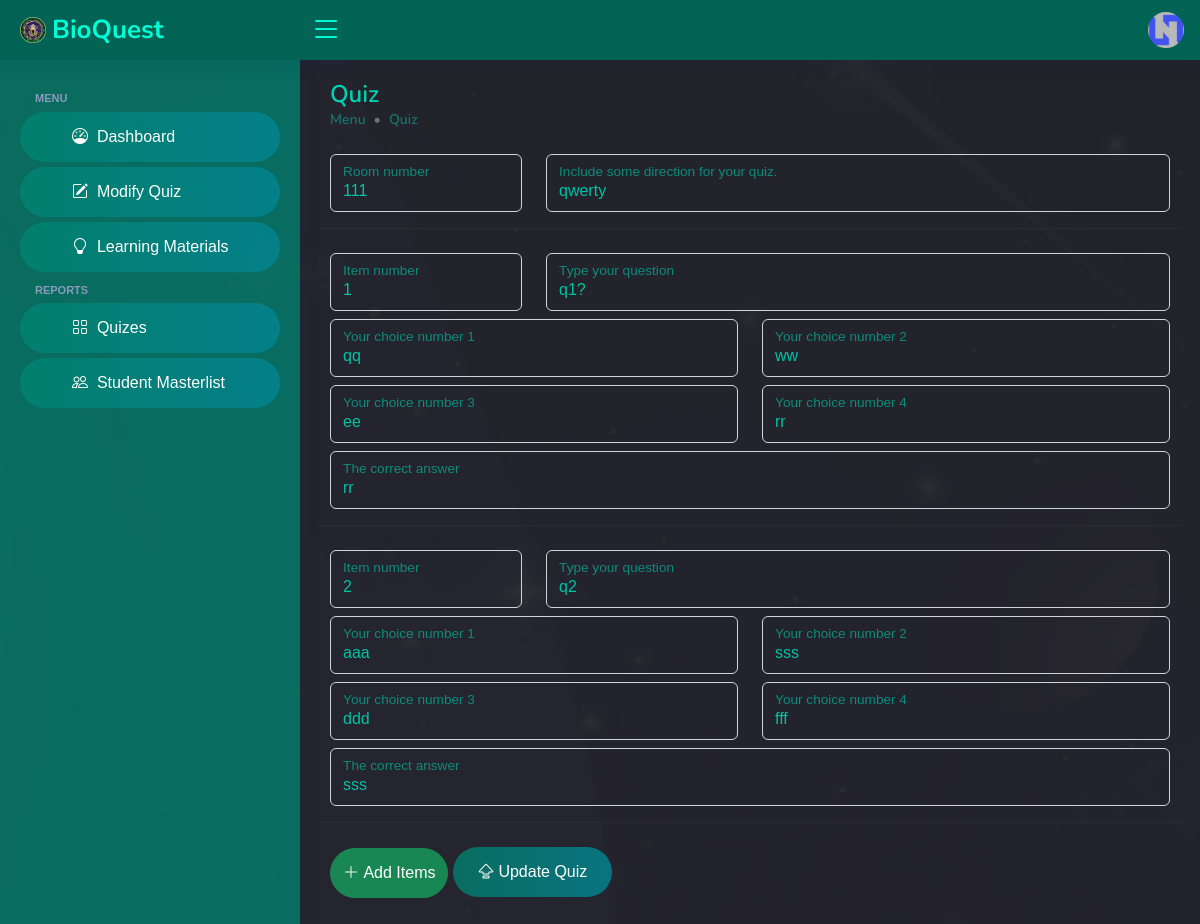
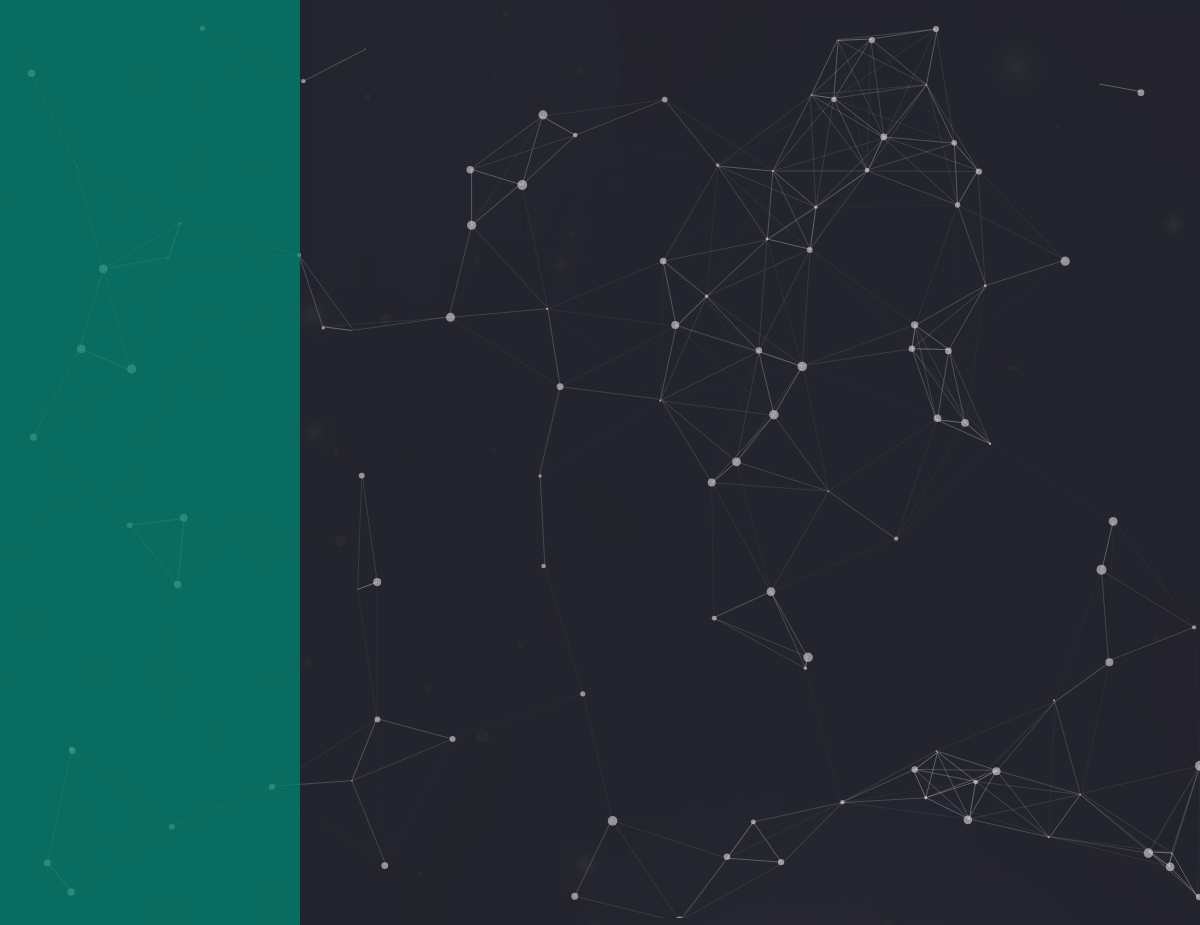
/teacher/view-quiz.php?room_number=111 (signed in), run on the app's committed database (2 pictures, top to bottom).
### tables this page shows
CREATE TABLE IF NOT EXISTS `tbl_teacher` (
  `id` int NOT NULL AUTO_INCREMENT,
  `email` varchar(50) NOT NULL,
  `username` varchar(50) NOT NULL,
  `password` varchar(50) NOT NULL,
  `firstname` varchar(50) NOT NULL,
  `middlename` varchar(50) NOT NULL,
  `lastname` varchar(50) NOT NULL,
  `img_url` varchar(50) NOT NULL,
  `created_at` varchar(50) NOT NULL,
  `year_level` int NOT NULL,
  `section` int NOT NULL,
  PRIMARY KEY (`id`)
);

CREATE TABLE IF NOT EXISTS `tbl_quiz` (
  `id` int NOT NULL AUTO_INCREMENT,
  `year_level` int NOT NULL,
  `section_id` int NOT NULL,
  `room_number` int NOT NULL,
  `direction` text NOT NULL,
  `item_number` int NOT NULL,
  `question` text NOT NULL,
  `choice1` text NOT NULL,
  `choice2` text NOT NULL,
  `choice3` text NOT NULL,
  `choice4` text NOT NULL,
  `correct_answer` text NOT NULL,
  `teacher_id` int NOT NULL,
  `created_at` varchar(50) NOT NULL,
  `updated_at` varchar(50) NOT NULL,
  PRIMARY KEY (`id`)
);

### teacher/view-quiz.php (the view, shortened to what this page needs)
<?php
include('../database-connection.php');
if (isset($_SESSION['id'])) {
    $get_room_number = $_GET['room_number'];
    $stmt = $conn->prepare('SELECT * FROM tbl_quiz WHERE room_number = ?');
    $stmt->bind_param('s', $get_room_number);
    $stmt->execute();
    $result = $stmt->get_result();
    $row = $result->fetch_assoc();
    $room_number = $row['room_number'];
    $direction = $row['direction'];
?>
    <!DOCTYPE html>
    <html lang="en">
    <head>
        <?php include '../other-includes/head.php' ?>
    </head>
    <body>
        <?php include 'top-nav.php' ?>
        <?php include 'side-nav.php' ?>
        <div id="start">
            <div id="particles-js">
                <main id="main">
                    <div class="pagetitle">
                        <h1>Quiz</h1>
                        <nav style="--bs-breadcrumb-divider: '•';">
                            <ol class="breadcrumb">
                                <li class="breadcrumb-item">Menu</li>
                                <li class="breadcrumb-item">Quiz</li>
                            </ol>
                        </nav>
                    </div>
                    <section class="section dashboard">
                        <div class="row">
                            <div class="col-lg-12">
                                <form action="view-quiz-update.php?room_number=<?php echo $room_number ?>" method="POST" class="mb-4 w-100">
                                    <div class="row mb-2">
                                        <div class="col-lg-3 col-md-3 col-sm-3 mt-2">
                                            <div class="form-floating">
                                                <input value="<?php echo $room_number ?>" type="number" name="room_number" id="room_number" class="form-control" required>
                                                <label for="room_number">Room number</label>
                                            </div>
                                        </div>
                                        <div class="col-lg-9 col-md98 col-sm-9 mt-2 mb-3">
                                            <div class="form-floating">
                                                <input value="<?php echo $direction ?>" type="text" name="direction" id="direction" class="form-control" required>
                                                <label for="direction">Include some direction for your quiz.</label>
                                            </div>
                                        </div>
                                        <hr>
                                        <?php
                                        $stmt = $conn->prepare('SELECT * FROM tbl_quiz WHERE room_number = ? ORDER BY item_number ASC ');
                                        $stmt->bind_param('s', $room_number);
                                        $stmt->execute();
                                        $result = $stmt->get_result();
                                        $rowCounter = 0;
                                        while ($row = $result->fetch_assoc()) {
                                            $item_number = $row['item_number'];
                                            $question = $row['question'];
                                            $choice1 = $row['choice1'];
                                            $choice2 = $row['choice2'];
                                            $choice3 = $row['choice3'];
                                            $choice4 = $row['choice4'];
                                            $correct_answer = $row['correct_answer'];
                                            echo '
                                            <div class="col-lg-3 col-md-3 col-sm-3 mt-2">
                                                <div class="form-floating">
                                                    <input type="number" name="item_number_'.$rowCounter.'" value="' . $item_number . '" class="form-control" id="item_number">
                                                    <label for="item_number">Item number</label>
                                                </div>
                                            </div>
                                            <div class="col-lg-9 col-md-9 col-sm-9 mt-2">
                                                <div class="form-floating">
                                                    <input type="text" name="question_'.$rowCounter.'" value="' . $question . '" class="form-control" id="question" required>
                                                    <label for="question">Type your question</label>
                                                </div>
                                            </div>
                                            <div class="col-lg-6 col-md-6 col-sm-6 mt-2">
                                                <div class="form-floating">
                                                    <input type="text" name="choice1_'.$rowCounter.'" value="' . $choice1 . '" class="form-control" id="choice1" required>
                                                    <label for="choice1">Your choice number 1</label>
                                                </div>
                                            </div>
                                            <div class="col-lg-6 col-md-6 col-sm-6 mt-2">
                                                <div class="form-floating">
                                                    <input type="text" name="choice2_'.$rowCounter.'" value="' . $choice2 . '" class="form-control" id="choice2" required>
                                                    <label for="choice2">Your choice number 2</label>
                                                </div>
                                            </div>
                                            <div class="col-lg-6 col-md-6 col-sm-6 mt-2">
                                                <div class="form-floating">
                                                    <input type="text" name="choice3_'.$rowCounter.'" value="' . $choice3 . '" class="form-control" id="choice3" required>
                                                    <label for="choice3">Your choice number 3</label>
                                                </div>
                                            </div>
                                            <div class="col-lg-6 col-md-6 col-sm-6 mt-2">
                                                <div class="form-floating">
                                                    <input type="text" name="choice4_'.$rowCounter.'" value="' . $choice4 . '" class="form-control" id="choice4" required>
                                                    <label for="choice4">Your choice number 4</label>
                                                </div>
                                            </div>
                                            <div class="col-lg126 col-md-12 col-sm-12 mt-2 mb-3">
                                                <div class="form-floating">
                                                    <input type="text" name="correct_answer_'.$rowCounter.'" value="' . $correct_answer . '" class="form-control" id="correct_answer" required>
                                                    <label for="correct_answer">The correct answer</label>
                                                </div>
                                            </div>
                                            <hr>
                                            ';
                                            $rowCounter++;
                                        }
                                        ?>
                                    </div>
                                    <a href="modify-quiz?room_number=<?php echo $room_number ?>">
                                        <button  class="btn btn-success rounded-5" style="padding: 12px;" type="button">
                                            <i class="bi bi-plus-lg"></i>&nbsp;Add Items
                                        </button>
                                    </a>
                                    <button class="btn-custom" type="submit">
                                        <i class="bi bi-capslock"></i>&nbsp;Update Quiz
                                    </button>
                                </form>
                            </div>
                        </div>
                    </section>
                </main>
            </div>
        </div>
    </body>
    </html>
<?php
} else {
    header("Location: ../index.php");
}

### teacher/top-nav.php (shortened to what this page needs)
<?php
include '../database-connection.php';
$stmt = $conn->prepare(' SELECT * FROM tbl_teacher WHERE id = ? ');
$stmt->bind_param('i', $_SESSION['id']);
$stmt->execute();
$result = $stmt->get_result();
$row = $result->fetch_assoc();
$img_url = $row['img_url'];
?>
<header id="header" class="header fixed-top d-flex align-items-center">
    <div class="d-flex align-items-center justify-content-between">
        <a href="#" class="logo d-flex align-items-center">
            <img src="../assets/img/logo.png" alt="">
            <span class="d-none d-lg-block">BioQuest</span>
        </a>
        <i class="bi bi-list toggle-sidebar-btn"></i>
    </div>
    <nav class="header-nav ms-auto">
        <ul class="d-flex align-items-center">
            <li class="nav-item dropdown pe-3">
                <a class="nav-link nav-profile d-flex align-items-center pe-0" href="#" data-bs-toggle="dropdown">
                    <img src="../assets/img/profiles/<?php echo $img_url ?>" alt="Profile" class="rounded-circle">
                </a>
            </li>
        </ul>
    </nav>
</header>

### teacher/assets/css/style.css (style rules this page uses)
:root { --primary-color: #00c2a5; --secondary-color: #004b40; scroll-behavior: smooth; }
body { color: #444444; margin: 0; font-family: 'Source Sans Pro', sans-serif; background: #000; }
a { color: #4154f1; text-decoration: none; }
h1, h2, h3, h4, h5, h6 { font-family: "Nunito", sans-serif; }
#main { margin-top: 60px; padding: 20px 30px; transition: all 0.3s; }
.pagetitle { margin-bottom: 10px; }
.pagetitle h1 { font-size: 24px; margin-bottom: 0; font-weight: 600; color: #00d3b3; }
.breadcrumb { font-size: 14px; font-family: "Nunito", sans-serif; color: #899bbd; font-weight: 600; }
.breadcrumb .breadcrumb-item { color: #00debd72; }
.logo { line-height: 1; }
@media (min-width: 1200px) { .logo { width: 280px; } }
.logo img { max-height: 26px; margin-right: 6px; }
.logo span { font-size: 26px; font-weight: 700; color: #00ffd9; font-family: "Nunito", sans-serif; }
.header { transition: all 0.5s; z-index: 997; height: 60px; box-shadow: 0px 2px 20px rgba(1, 41, 112, 0.1); background-color: #008672bd; padding-left: 20px; }
.header .toggle-sidebar-btn { font-size: 32px; padding-left: 10px; cursor: pointer; color: #00ffd9; }
.header-nav ul { list-style: none; }
.header-nav>ul { margin: 0; padding: 0; }
.header-nav .nav-profile { color: #00ffd9; }
.header-nav .nav-profile img { max-height: 36px; }
@media (min-width: 1200px) { #main, #footer { margin-left: 300px; } }
#start { background: url(../images/bg1.jpg) no-repeat; background-size: cover; -webkit-background-size: cover; -moz-background-size: cover; -o-background-size: cover; -ms-background-size: cover; background-attachment: fixed; position: relative; }
#particles-js { width: 100%; background-image: url('../../images/bg1.jpg'); background-size: cover; background-position: 50% 50%; background-repeat: no-repeat; }
.form-control { background-color: transparent !important; color: #00c2a5 !important; }
form input::placeholder, form label, form input { color: #00c2a5 !important; }
.btn-custom { display: inline-block; padding: 13px 25px; text-align: center; text-decoration: none; font-size: 16px; border: none; border-radius: 35px; cursor: pointer; color: #fff; background: linear-gradient(to right, #008672bd, #0583aaea); background-size: 200% 100%; transition: background-position 0.5s ease-in-out; }

### data on the page
tbl_teacher: img_url (placeholder picture)
tbl_quiz: room_number "111", direction "qwerty", item_number "2", question "q2", choice1 "aaa", choice2 "sss", choice3 "ddd", choice4 "fff", correct_answer "sss"
tbl_quiz: item_number "1", question "q1?", choice1 "qq", choice2 "ww", choice3 "ee", choice4 "rr", correct_answer "rr"
